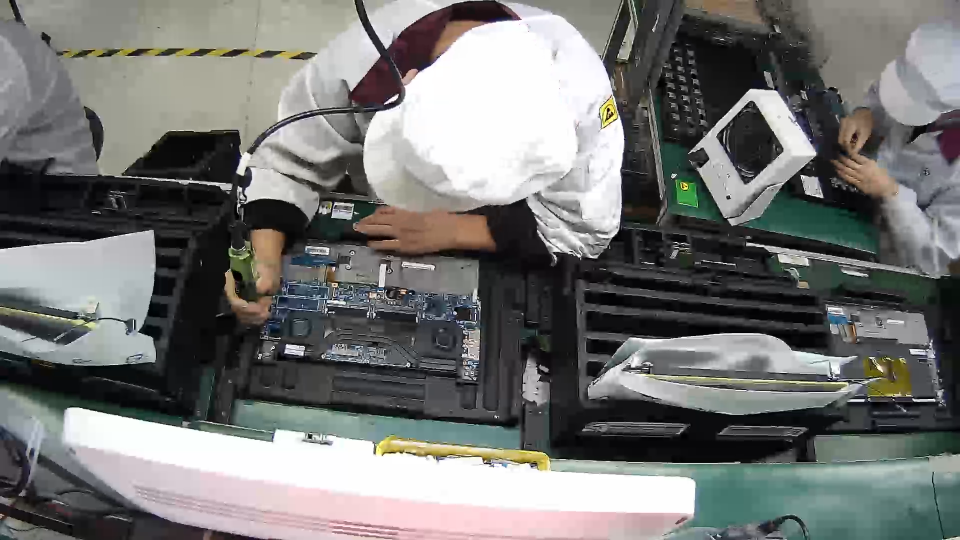
#> input picture Problem_set/04/1edge.png, 1920 x 1080 px (shown at 1/2 size)
$ python problem04.py   (older library calls are emulated)
#> lines starting #> are read from the running program, lines starting #| are printed output that depends on the picture; after the words box and inside, x2 and y2 are one past the last pixel; in counts of white or black regions, pixels touching at a corner belong together
import cv2
import numpy as np
import matplotlib.pyplot as plt
import matplotlib.patches as mpatches
from skimage import data,filters,segmentation,measure,morphology,color
import os

# bwareaopen function to remove regions of small areas from the image
# [81 lines left out: functions bwareaopen, find_the_connected_domain, coverage_handle, not called in this run]

# the main function
images=['1edge.png','2diagonal.png','3cap1.png','4hands.png','5handsdown.png',
        '6righthand.png','7twoboards.png','8screwdriver.png','9righttopcorner.png',
        '10lefthand1.png','11lefthand2.png','12screwtoolbox.png','13cap2.png']
for k in range(len(images)):
    image=cv2.imread(images[k])
#> image is the input picture: shape (1080, 1920, 3); mean B, G, R 115.6, 117.5, 116.7
    img1=image.copy()
    img_copy=image.copy()
    lower_blue=np.array([100,47,47])
    upper_blue=np.array([124,255,255])
    # mask
    mask=np.zeros([img1.shape[0],img1.shape[1]],np.uint8)
    mask[img1.shape[0] // 5:img1.shape[0] // 5*4, img1.shape[1] //5:img1.shape[1] // 5*4] = 1
    masked=cv2.bitwise_and(img1,img1,mask=mask)   # Bitwise-AND Operator for the template and the original image
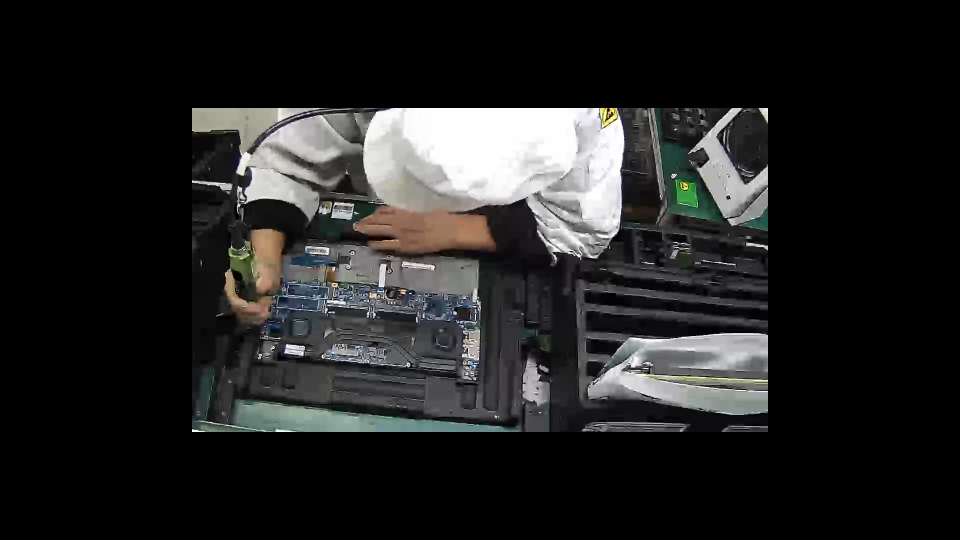
#> masked: shape (1080, 1920, 3) (shown at 1/2 size); mean B, G, R 34.8, 35.2, 35.1
    cv2.imwrite('masked.jpg',masked)
    # extract the blue channel
    frame=cv2.cvtColor(masked,cv2.COLOR_BGR2HSV)
#> frame: shape (1080, 1920, 3); mean H, S, V 23.8, 9.5, 36.5
    mask_blue=cv2.inRange(frame,lower_blue,upper_blue)
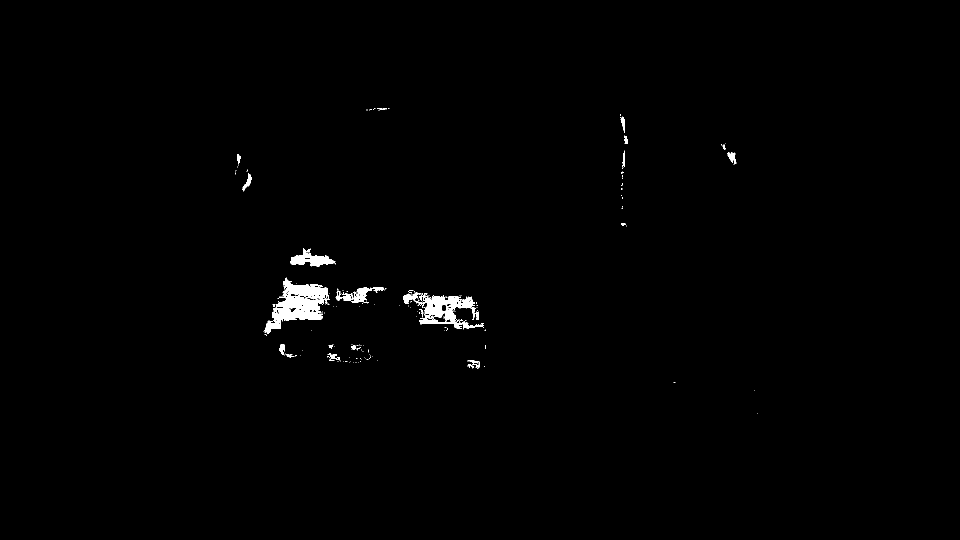
#> mask_blue: shape (1080, 1920) (shown at 1/2 size); 0.71% white; 202 white regions (177 under 20 px), largest, box (x1, y1, x2, y2) and area: (529, 555, 660, 668) 5882, (806, 585, 952, 658) 3908, (581, 496, 671, 533) 1441
    res_blue=cv2.bitwise_and(frame,frame,mask=mask_blue)
#> res_blue: shape (1080, 1920, 3); mean H, S, V 0.8, 0.6, 0.6
    res_blue=cv2.cvtColor(res_blue,cv2.COLOR_HSV2BGR)
    cv2.imwrite('./mask_blue/'+str(k+1)+'.jpg',mask_blue)
    cv2.imwrite('./res_blue/'+str(k+1)+'.jpg',res_blue)
    # dilation
    kernel = cv2.getStructuringElement(cv2.MORPH_RECT, (100, 100))
    dst = cv2.dilate(mask_blue,kernel)
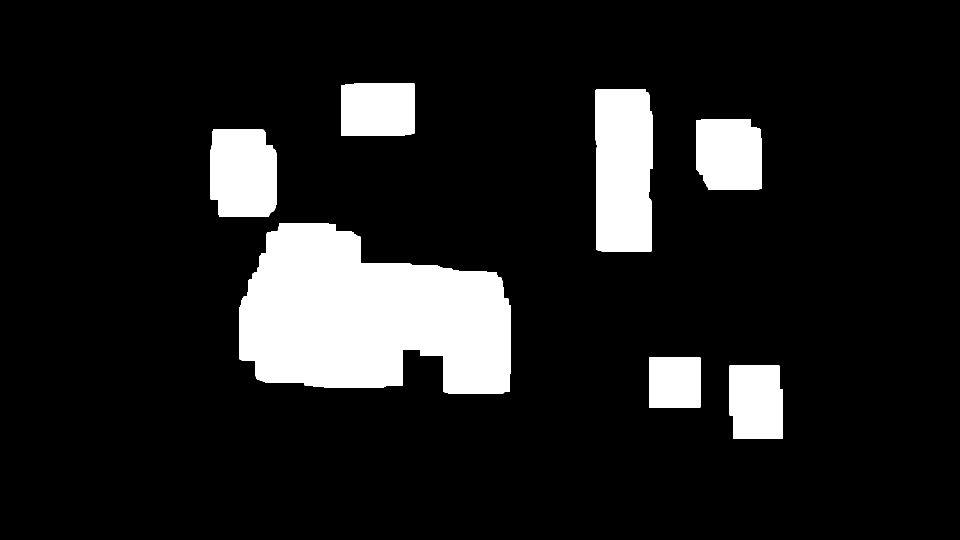
#> dst: shape (1080, 1920) (shown at 1/2 size); 12.2% white; 7 white regions
    cv2.imwrite('./dst/'+str(k+1)+'.jpg',dst)
    # find the contours of dilated images
    gray_temp = dst.copy()
    o,contours, hierarchy = cv2.findContours(dst, cv2.RETR_TREE, cv2.CHAIN_APPROX_NONE)
#> contours = 7 contours; box (x1, y1, x2, y2) and area: (478, 447, 1021, 787) 136040, (1191, 179, 1306, 503) 35326, (421, 259, 553, 433) 21118, (1393, 238, 1524, 380) 17302, (683, 167, 829, 272) 14979, (1459, 731, 1566, 878) 14819, (1298, 715, 1401, 815) 10098
    # show the contours of the input image
    cv2.drawContours(img_copy, contours, -1, (0, 255, 255), 2)
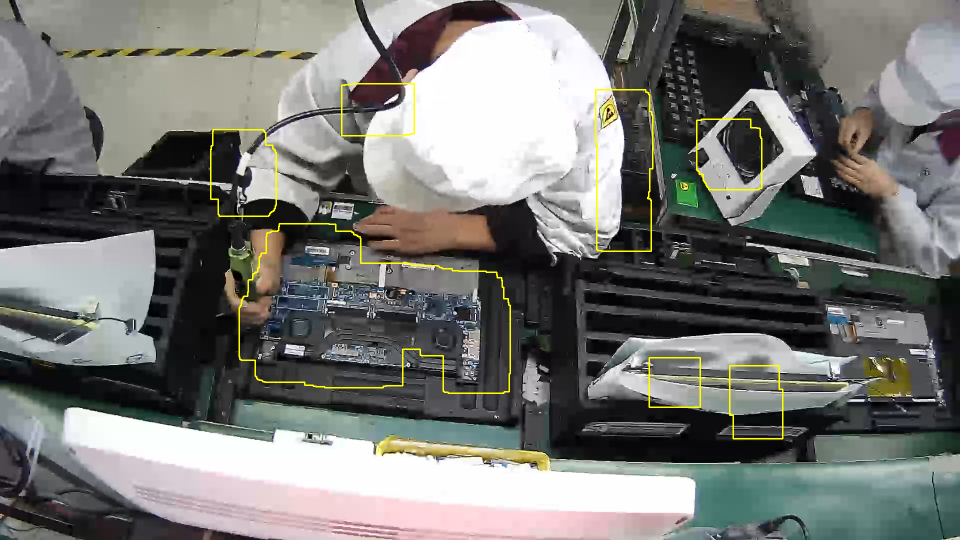
#> img_copy: shape (1080, 1920, 3) (shown at 1/2 size); 0.76% of pixels changed, all inside (x1, y1, x2, y2) = (420, 166, 1567, 879)
    cv2.imwrite('./contours/'+str(k+1)+'.jpg',img_copy)

    # find the max area of all the contours and fill it with 0
    area = []
    for i in range(len(contours)):
        area.append(cv2.contourArea(contours[i]))
#> this loop made 7 passes
#> after the loop, area = [14819, 10098, 136040.5, 21118.5, 17302, 35326, 14979]
    max_idx = np.argmax(area)
#> max_idx = 2

    # get connected regions
    segmentation.clear_border(dst)
    label_image =measure.label(dst)
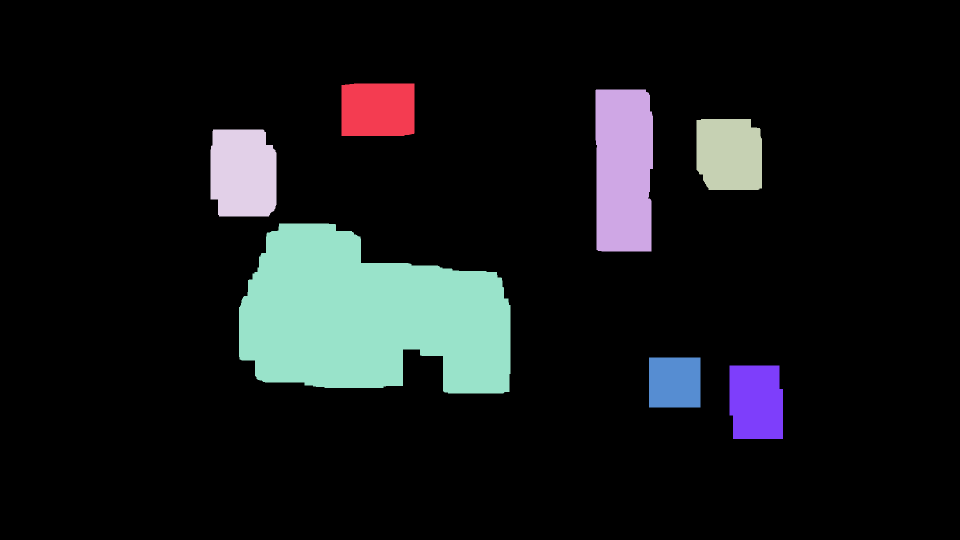
#> label_image: shape (1080, 1920) int64 (shown at 1/2 size); 8 distinct labels, from 0 to 7; one colour per label, 0 black
    max_region_area=0
    for region in measure.regionprops(label_image):
        if region.area>max_region_area:
            max_region=region
            max_region_area=region.area
        else:
            continue
#> this loop made 7 passes
#> max_region_area on passes 1, 2, 5: 15225, 35761, 136955
#> after the loop, max_region_area = 136955
    # draw the rectangle
    minr, minc, maxr, maxc = max_region.bbox
#> minr = 447; minc = 478; maxr = 787; maxc = 1021
    print(maxr-minr,' ',maxc-minc)
#| 340   543
    # handle boardness and offset
    if maxr-minr>410:
        coverage_handle(mask_blue)
    else:
        if maxc-minc>1.2*(maxr-minr):
            cv2.rectangle(img1, (minc, minr), (maxc, maxr), (0,0,255), 4)
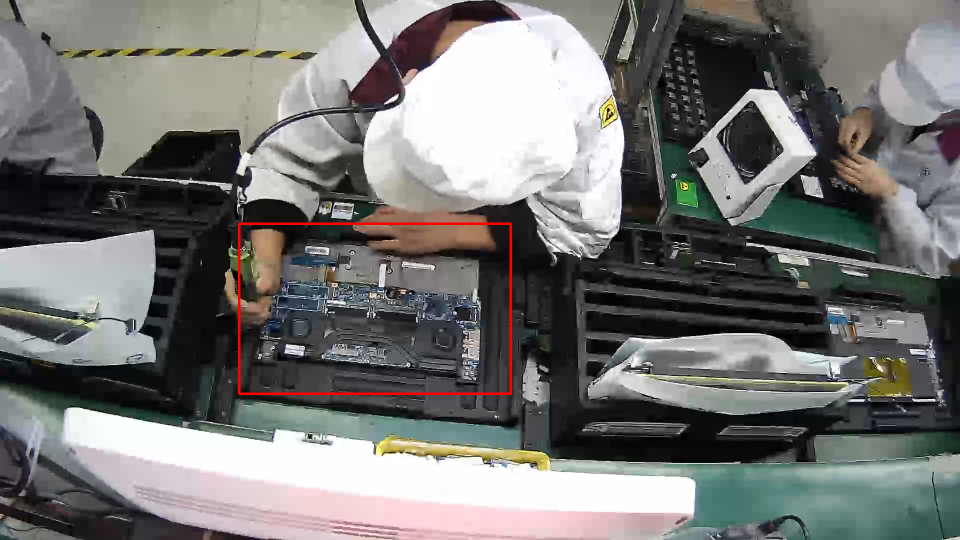
#> img1: shape (1080, 1920, 3) (shown at 1/2 size); 0.43% of pixels changed, all inside (x1, y1, x2, y2) = (476, 445, 1024, 790)
        else:
            cv2.rectangle(img1, (minc, minr), (int(minc+1.5*(maxc-minc)), maxr), (0, 0, 255), 4)

    cv2.imwrite('./result/'+str(k+1)+'.jpg',img1)
#> pass 2 of the loop `for k in range(len(images)):`:
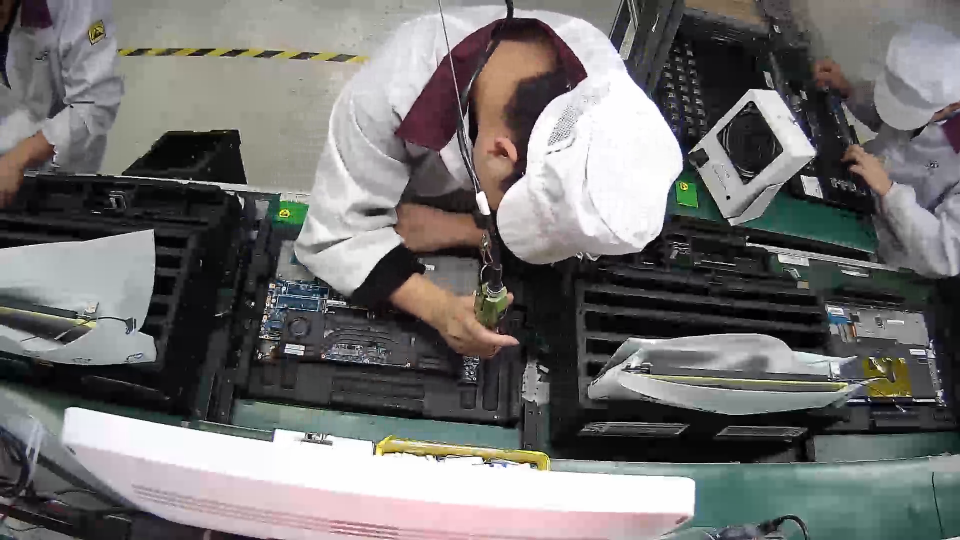
#> input picture Problem_set/04/2diagonal.png, 1920 x 1080 px (shown at 1/2 size)
#> image is the input picture: shape (1080, 1920, 3); mean B, G, R 111.5, 112.5, 113.7
#> frame: shape (1080, 1920, 3); mean H, S, V 28.6, 9.6, 37.2
#> `mask_blue=cv2.inRange(frame,lower_blue,upper_blue)`:
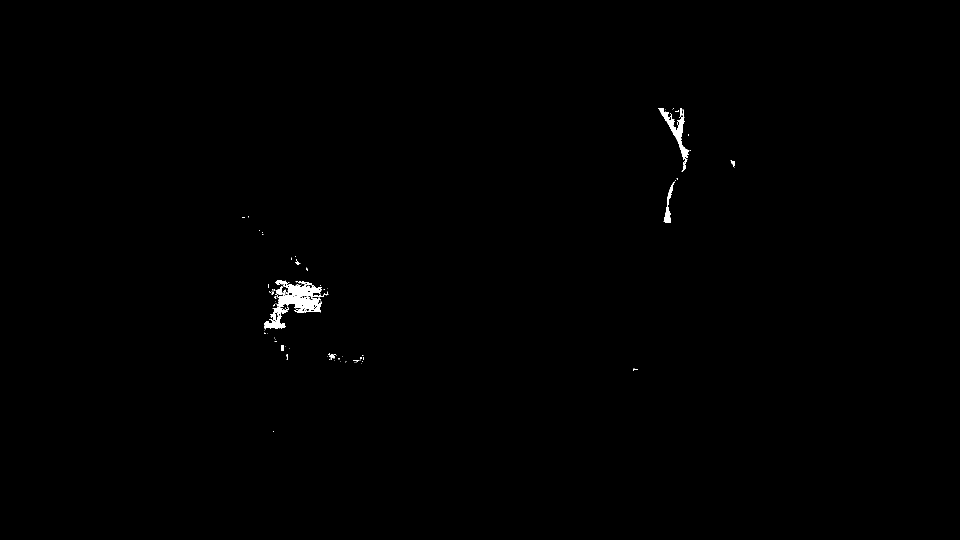
#> mask_blue: shape (1080, 1920) (shown at 1/2 size); 0.35% white; 115 white regions (100 under 20 px), largest, box (x1, y1, x2, y2) and area: (550, 560, 656, 622) 2945, (1316, 216, 1379, 344) 1671, (1327, 364, 1349, 446) 560
#> kernel: shape (100, 100); every value is 1
#> dst: shape (1080, 1920); 7.9% white; 4 white regions
#> contours = 4 contours; box (x1, y1, x2, y2) and area: (435, 383, 778, 778) 84519, (1267, 167, 1520, 496) 55830, (1217, 688, 1326, 791) 11002, (497, 813, 598, 914) 10000
#> the loop `for i in range(len(contours)):` made 4 passes
#> after the loop `for i in range(len(contours)):`: area = [10000, 11001.5, 84519, 55829.5]
#> `label_image =measure.label(dst)`:
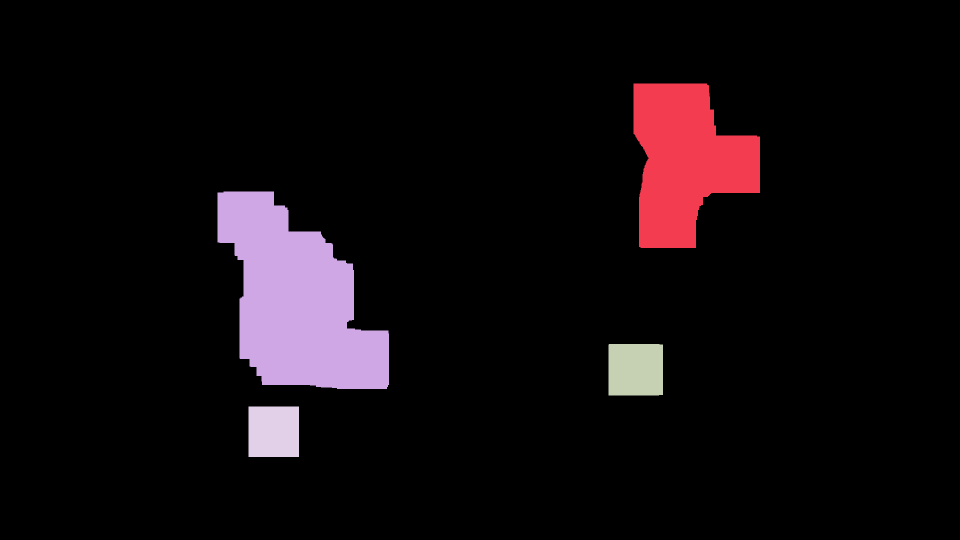
#> label_image: shape (1080, 1920) int64 (shown at 1/2 size); 5 distinct labels, from 0 to 4; one colour per label, 0 black
#> the loop `for region in measure.regionprops(label_image):` made 4 passes
#> max_region_area on passes 1 to 2: 56397, 85253
#> after the loop `for region in measure.regionprops(label_image):`: max_region_area = 85253
#> minr = 383; minc = 435; maxr = 778
#| 395   343
#> pass 3 of the loop `for k in range(len(images)):`:
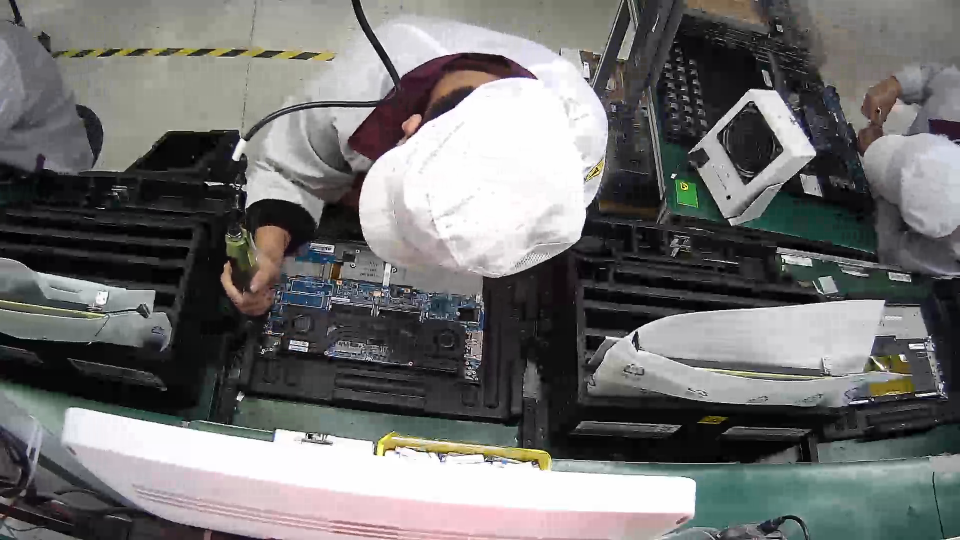
#> input picture Problem_set/04/3cap1.png, 1920 x 1080 px (shown at 1/2 size)
#> image is the input picture: shape (1080, 1920, 3); mean B, G, R 111.6, 112.3, 112.5
#> frame: shape (1080, 1920, 3); mean H, S, V 28.2, 7.8, 37.4
#> `mask_blue=cv2.inRange(frame,lower_blue,upper_blue)`:
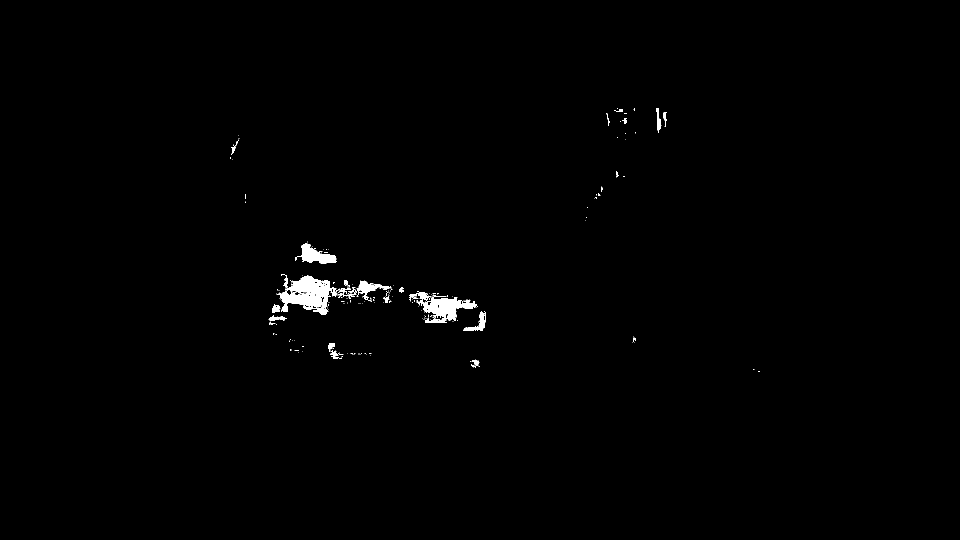
#> mask_blue: shape (1080, 1920) (shown at 1/2 size); 0.66% white; 225 white regions (195 under 20 px), largest, box (x1, y1, x2, y2) and area: (553, 551, 677, 630) 4480, (818, 582, 956, 646) 3284, (590, 486, 674, 528) 1631
#> dst: shape (1080, 1920); 11.6% white; 5 white regions
#> contours = 6 contours; box (x1, y1, x2, y2) and area: (487, 434, 1022, 786) 132660, (1121, 167, 1384, 492) 56062, (412, 221, 542, 456) 25789, (1215, 624, 1322, 736) 11724, (1457, 689, 1570, 794) 11544, (775, 655, 789, 658) 24
#> the loop `for i in range(len(contours)):` made 6 passes
#> after the loop `for i in range(len(contours)):`: area = [11544, 11724.5, 132660.5, 24, 25789, 56061.5]
#> `label_image =measure.label(dst)`:
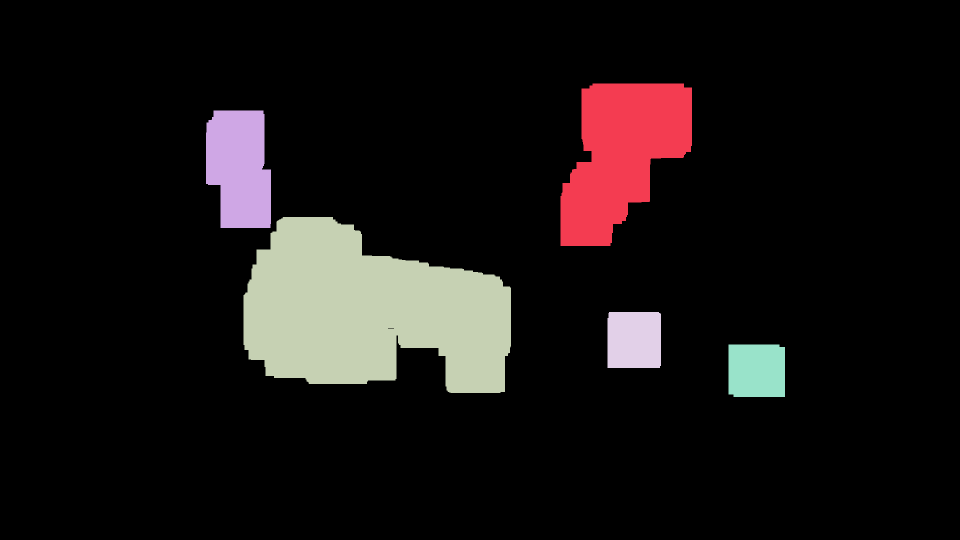
#> label_image: shape (1080, 1920) int64 (shown at 1/2 size); 6 distinct labels, from 0 to 5; one colour per label, 0 black
#> the loop `for region in measure.regionprops(label_image):` made 5 passes
#> max_region_area on passes 1, 3: 56651, 133588
#> after the loop `for region in measure.regionprops(label_image):`: max_region_area = 133588
#> minr = 434; minc = 487; maxr = 786; maxc = 1022
#| 352   535
#> (the run stopped early here; a loop or call above may not have finished)
